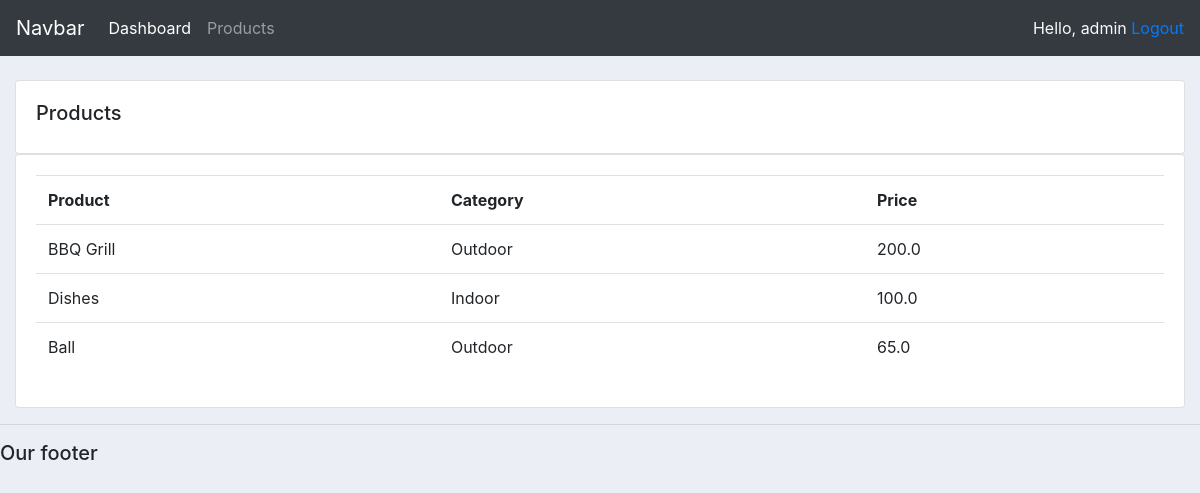
/products (signed in), run on the app's committed database.
### accounts/models.py (models this page shows, shortened)
class Products(models.Model):
    CATEGORY = (
        ('Indoor', 'Indoor'),
        ('Outdoor', 'Outdoor'),
    )
    name = models.CharField(max_length=200, null=True)
    price = models.FloatField(null=True)
    category = models.CharField(max_length=200, null=True, choices=CATEGORY)
    description = models.CharField(max_length=200, null=True, blank=True)
    date_created = models.DateField(auto_now_add=True, null=True)
    tags = models.ManyToManyField(Tag)

### accounts/decorators.py (the view)
        def wrapper_func(request, *args, **kwargs):
            group = None
            if request.user.groups.exists():
                group = request.user.groups.all()[0].name
            if group in allowed_roles:
                return view_func(request, *args, **kwargs)
            else:
                return HttpResponse('you are not authorized to view this page..!')

### accounts/views.py (called while the page is built)
@login_required(login_url='login')
@allowed_users(allowed_roles=['admin'])
def products(request):
    products = Products.objects.all()
    return render(request, 'accounts/products.html', {'products': products})

### accounts/templates/accounts/products.html
{%  extends 'accounts/main.html' %}
{% block content %}
		<br>
		<div class="row">
			<div class="col-md">
				<div class="card card-body">
					<h5>Products</h5>
				</div>
				<div class="card card-body">
					<table class="table">
						<tr>
							<th>Product</th>
							<th>Category</th>
							<th>Price</th>
						</tr>
						{% for product in products%}
							<tr>
								<td>{{product.name}}</td>
								<td>{{product.category}}</td>
								<td>{{product.price}}</td>
							</tr>
						{% endfor %}
					</table>
				</div>
			</div>
		</div>
{% endblock content %}

### accounts/templates/accounts/navbar.html (shortened to what this page needs)
<nav class="navbar navbar-expand-lg navbar-dark bg-dark">
  <a class="navbar-brand" href="#">Navbar</a>
  <div class="collapse navbar-collapse" id="navbarNav">
    <ul class="navbar-nav">
      {% if request.user.is_staff %}
      <li class="nav-item active">
        <a class="nav-link" href="{% url 'home' %}">Dashboard</a>
      </li>
      <li class="nav-item">
        <a class="nav-link" href="{% url 'products' %}">Products</a>
      </li>
      {% else %}
        <li class="nav-item">
        <a class="nav-link" href="{% url 'account' %}">Settings</a>
      </li>
      {% endif %}
    </ul>
  </div>
  <span class="text-light"> Hello, {{request.user}} <a href="{% url 'logout'%}">Logout</a> </span>
</nav>

### static/css/main.css (style rules this page uses)
body { background-color: #ebeff5; }

### data on the page
Products: name "BBQ Grill", category "Outdoor", price "200.0"
Products: name "Dishes", category "Indoor", price "100.0"
Products: name "Ball", category "Outdoor", price "65.0"

### other printed values
{{ request.user }} "admin"
